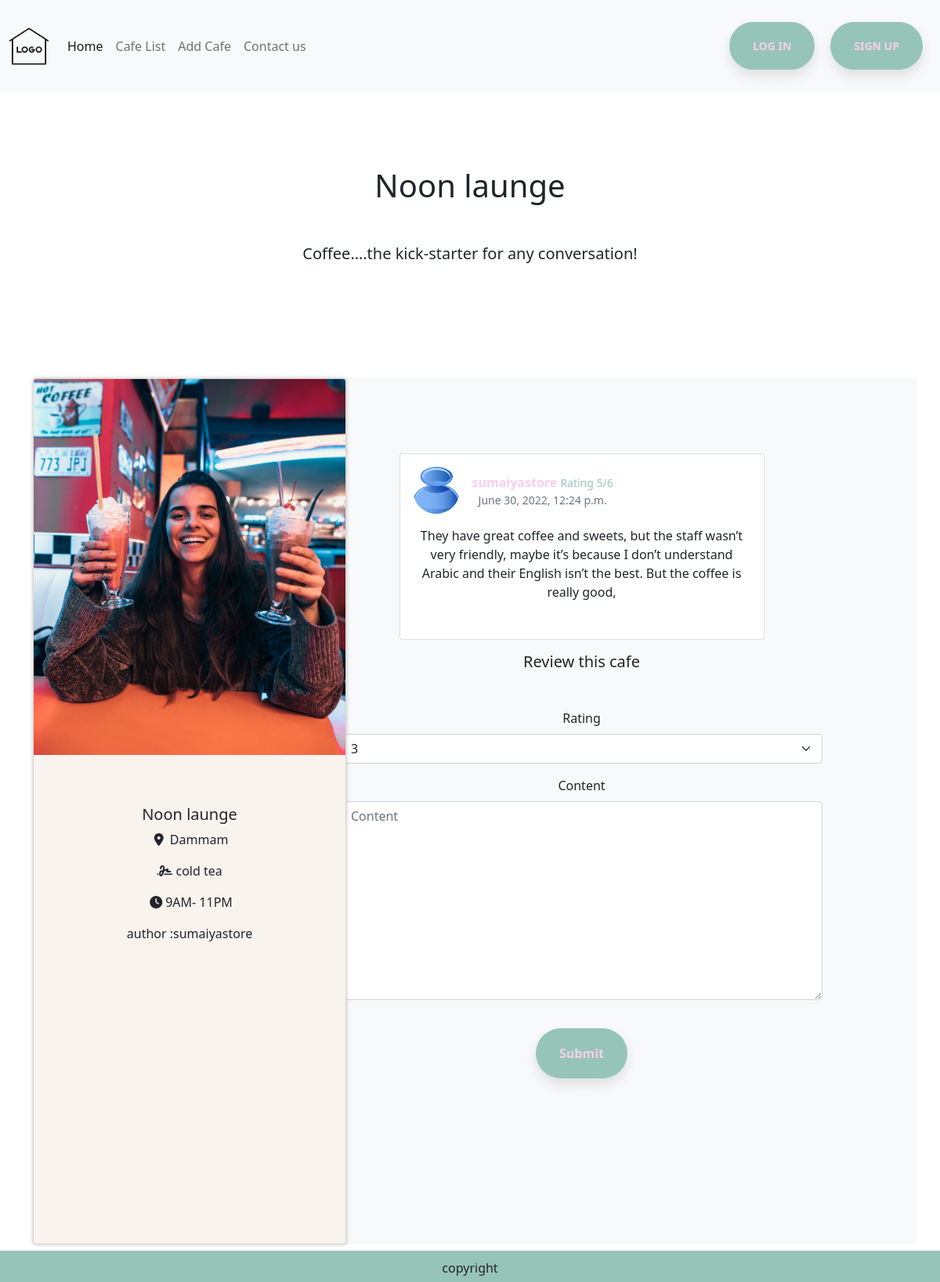
The app's page /cafe/noon-launge (signed in) with its own data.
### store/models.py (models this page shows, shortened)
class cafe(models.Model):
    City=(
        ('Riyadh','Riyadh'),
        ('Jeddah','Jeddah'),
        ('Dammam','Dammam')
    )
    user=models.ForeignKey(User,on_delete=models.CASCADE)
    name=models.CharField(max_length=200)
    disc=models.TextField(default=" Cozy cafe ")
    picture=models.ImageField(upload_to="media/images/")
    recent_picture=models.FileField(upload_to="media/images/recent_picture")
    recent_picture_2=models.FileField(upload_to="media/images/recent_picture_2")
    recent_picture_3=models.FileField(upload_to="media/images/recent_picture_3")
    city=models.CharField( max_length= 200, choices=City)
    working_hours=models.CharField(max_length= 200)
    signture=models.CharField(max_length=200)
    created_on=models.DateTimeField(auto_now_add=True)
    slug=models.SlugField(null=True,blank=True)

class Review(models.Model):
    rate_choese=[
            ("1","1"),
            ("2","2"),
            ("3","3"),
            ("4","4"),
            ("5","5"),
            ("6","6"),
        ]
    cafe_name=models.ForeignKey(cafe,related_name="comments",on_delete=models.CASCADE)
    rating=models.CharField(choices=rate_choese ,default=3,max_length=100)
    content=models.TextField()
    created_by=models.ForeignKey(User,on_delete=CASCADE)
    user_picture=models.ImageField(upload_to="media/images/profile" , default='user.png')
    created_at=models.DateTimeField(auto_now_add=True)

### store/views.py (the view, shortened to what this page needs)
# urls.py: path('cafe/<str:slug>',views.CafeDetail,name='cafe_detail'),
def CafeDetail(request,slug ):
    rating=Review.objects.all()
    cafe_slug=cafe.objects.get(slug=slug)
    form=ReviewsForm()
    return render(request,'cafe_details.html',{'cafe_slug':cafe_slug, 'form':ReviewsForm(),'rating':rating   })

### store/forms.py
class ReviewsForm(forms.ModelForm):
    class Meta:
        model=Review
        fields=["rating","content",]
        lable={
            "rating": "rating",
            "content": "content",
        }
        Widget={
        "content":forms.Textarea(),
        "rating":forms.MultipleChoiceField()
         }

### store/templates/cafe_details.html (shortened to what this page needs)
{% extends 'base.html' %}
{% load static %}
{% load bootstrap5 %}
{% block content %}
    <div class="container  py-5 ">
        <div class="container text-center my-5 pb-5">
            <h1> {{cafe_slug.name }} </h1>
                <p class="lead large m-5"> {{cafe_slug.disc}} </p>
        </div>
        <div class="row ">
            <div class="col col-lg-3 col-md-12">
        <div class=" card d-flex mb-5 h-100" style="width: 25rem; background-color:#F9F3EE ; box-shadow: 0 0 5px 0 rgba(22, 22, 26, .25);">
            <img src="{{cafe_slug.picture.url }}" class="card-img-top img-fluid" style="width: 100%;
            height: 40vw;
            object-fit: cover;" alt="...">
            <div class="card-body text-center mt-5 ">
                <h5 class="card-title">{{cafe_slug.name }}</h5>
                <p class="card-text"> <i class="fa-solid fa-location-dot px-1"></i> {{cafe_slug.city}}</p>
                <p class="card-text"> <i class="fa-solid fa-signature"></i> {{cafe_slug.signture}}</p>
                <p class="card-text"> <i class="fa-solid fa-clock px-1"></i>{{cafe_slug.working_hours}}</p>
                <p class="card-text"> author :{{cafe_slug.user}}</p>
            </div>
            </div>
        </div>
        <div class="col col-lg-9 col-md-12 bg-light p-5   ">
            <div class=" text-center my-5 pb-5 ">
                <section>
                    <div class="container">
                        <div class="row d-flex justify-content-center ">
                        <div class="col-md-12 col-lg-12 col-xl-8">
                            {% for comment in cafe_slug.comments.all %}
                            <div class="card"  >
                            <div class="card-body">
                                <div class="d-flex flex-start align-items-center">
                                {% if comment.user_picture %}
                                <img class="rounded-circle shadow-1-strong me-3"
                                    src="{{comment.user_picture.url }}" alt="avatar" width="60"
                                    height="60" />
                                    {% else %}
                                    <img class="rounded-circle shadow-1-strong me-3"
                                    src="{% static 'user.png' %}" alt="avatar" width="60"
                                    height="60" />
                                    {% endif %}
                                <div>
                                    <h6 class="fw-bold  mb-1  " style="color : #F9CEEE; display: inline;" >{{ comment.created_by }}</h6>
                                    <p class="text small mb-0  " style="color : #97C4B8; display: inline;" > Rating {{ comment.rating }}/6</p>
                                    <p class="text-muted small mb-0">
                                    {{comment.created_at}}
                                    </p>
                                </div>
                                </div>
                                <p class="mt-3 mb-4 pb-2">
                                {{comment.content}}
                                </p>
                                </div>
                                </div>
                            {% endfor %}
                            </div>
                            <div  >
                            <h3 style="" class=" mt-3 lead">Review this cafe  </h3>
                            <div class="form-group "  >
                                {% if request.user.is_authenticated %}
                                    <form method="POST"  action="{% url 'store:cafe_detail' cafe_slug.slug %} " class="form m-5 " enctype="multipart/form-data">
                                        {% bootstrap_form form %}
                                        <button type="submit" class="btn "> Submit </button>
                                    </div>
                                {% endif %}
                            </div>
                        </div>
                    </div>
                    </div>
                </div>
            </div>
            </div>
{% endblock %}

### static/style.css (style rules this page uses)
* { margin: 0; box-sizing: border-box; }
.btn { margin: 20px 10px; padding: 20px 30px; border-radius: 40px; justify-content: space-between; color: #F9CEEE; background-color: #97C4B8; border: none; font-weight: 700; box-shadow: 0px 8px 15px rgba(0, 0, 0, 0.1); }

### records on screen
cafe: name "Noon launge", disc "Coffee….the kick-starter for any conversation!", picture (picture), city "Dammam", signture "cold tea", working_hours "9AM- 11PM", user "sumaiyastore"
Review: user_picture (placeholder picture), created_by "sumaiyastore", rating "5", created_at "June 30, 2022, 12:24 p.m.", content "They have great coffee and sweets, but the staff wasn’t very friendly, maybe it’s because I don’t understand Arabic and their English isn’t the best. But the coffee is really good,"
